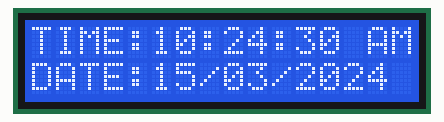
Simulated run of this sketch. Board: Arduino Uno, built with avr-gcc and run on an emulated ATmega328P. On the bench: 16×2 character LCD. Wiring (inferred from the names in the program): DS1307 clock at I2C address 0x68. The local clock reads 2024-03-15 10:24:30 at power-on unless the sketch sets it.

Above: at 0.1 s.
At 2.1 s:
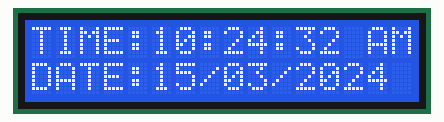
At 9.1 s:
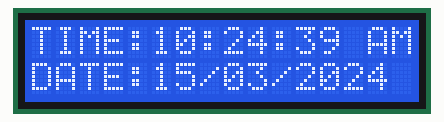
At 19.1 s:
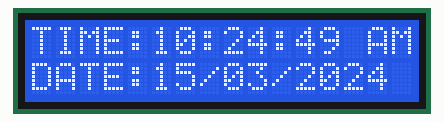
At 29.1 s:
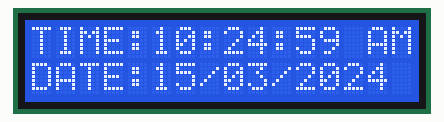
At 39.1 s:
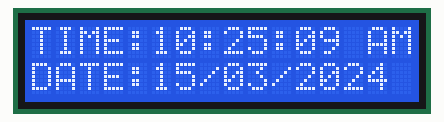

Measured:
- what the display in image 1 shows lasts 1.1 s, from 2.0 s to 3.1 s
- what the display in image 2 shows lasts 1.0 s, from 9.0 s to 10.0 s

The sketch:

lcd_clk.ino
```cpp
#include <Wire.h>
#include <LiquidCrystal.h>
#include<RTClib.h>

#define rs 6
#define en 7
#define d4 9
#define d5 10
#define d6 11
#define d7 12
LiquidCrystal lcd (rs,en,d4,d5,d6,d7);//lcd in 4-bit mode

void setup() {

lcd.begin(16,2);
Wire.begin();

}

char Time[]     = "TIME:  :  :  ";
char Calendar[] = "DATE:  /  /20  ";
byte i, second, minute, hour, date, month, year;

void DS1307_display(){
  // Convert BCD to decimal
  second = (second >> 4) * 10 + (second & 0x0F);
  minute = (minute >> 4) * 10 + (minute & 0x0F);
  hour   = (hour >> 4)   * 10 + (hour & 0x0F);
  date   = (date >> 4)   * 10 + (date & 0x0F);
  month  = (month >> 4)  * 10 + (month & 0x0F);
  year   = (year >> 4)   * 10 + (year & 0x0F);
  bool p=false;
  if(hour>12)
  {
    hour-=12;
    p=true;
  }
  // End conversion
  Time[12]     = second % 10 + 48;
  Time[11]     = second / 10 + 48;
  Time[9]      = minute % 10 + 48;
  Time[8]      = minute / 10 + 48;
  Time[6]      = hour   % 10 + 48;
  Time[5]      = hour   / 10 + 48;
  Calendar[14] = year   % 10 + 48;
  Calendar[13] = year   / 10 + 48;
  Calendar[9]  = month  % 10 + 48;
  Calendar[8]  = month  / 10 + 48;
  Calendar[6]  = date   % 10 + 48;
  Calendar[5]  = date   / 10 + 48;
  lcd.setCursor(0, 0);
  lcd.print(Time); // Display time
  if(p==true)lcd.print(" PM");
  else lcd.print(" AM");
  lcd.setCursor(0, 1);
  lcd.print(Calendar);                           // Display calendar
}

void loop ()
{

   Wire.beginTransmission(0x68);                 // Start I2C protocol with DS1307 address
    Wire.write(0);                                // Send register address
    Wire.endTransmission(false);                  // I2C restart
    Wire.requestFrom(0x68, 7);                    // Request 7 bytes from DS1307 and release I2C bus at end of reading
    second = Wire.read();                         // Read seconds from register 0
    minute = Wire.read();                         // Read minuts from register 1
    hour   = Wire.read();                         // Read hour from register 2
    Wire.read();                                  // Read day from register 3 (not used)
    date   = Wire.read();                         // Read date from register 4
    month  = Wire.read();                         // Read month from register 5
    year   = Wire.read();                         // Read year from register 6
    DS1307_display();                             // Diaplay time & calendar
    delay(50);                                    // Wait 50ms
}
```
